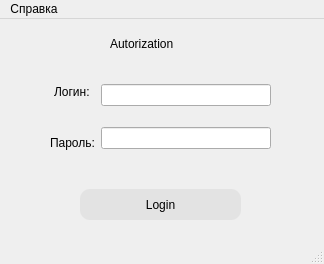
<?xml version="1.0" encoding="UTF-8"?>
<ui version="4.0">
 <class>MainWindow</class>
 <widget class="QMainWindow" name="MainWindow">
  <property name="geometry">
   <rect>
    <x>0</x>
    <y>0</y>
    <width>324</width>
    <height>264</height>
   </rect>
  </property>
  <property name="windowTitle">
   <string>MainWindow</string>
  </property>
  <widget class="QWidget" name="centralwidget">
   <widget class="QLabel" name="label">
    <property name="geometry">
     <rect>
      <x>110</x>
      <y>10</y>
      <width>140</width>
      <height>30</height>
     </rect>
    </property>
    <property name="styleSheet">
     <string notr="true">font: 700 16pt &quot;Oswald&quot;;</string>
    </property>
    <property name="text">
     <string>Autorization</string>
    </property>
   </widget>
   <widget class="QPushButton" name="loginButton">
    <property name="geometry">
     <rect>
      <x>80</x>
      <y>170</y>
      <width>161</width>
      <height>31</height>
     </rect>
    </property>
    <property name="styleSheet">
     <string notr="true">
background-color: rgb(227, 227, 227);
font: 16pt &quot;Oswald&quot;;
color: rgb(0, 0, 0);
border-radius: 10;</string>
    </property>
    <property name="text">
     <string>Login</string>
    </property>
    <property name="shortcut">
     <string>Return</string>
    </property>
    <property name="checkable">
     <bool>true</bool>
    </property>
   </widget>
   <widget class="QLabel" name="mistakLabel">
    <property name="enabled">
     <bool>false</bool>
    </property>
    <property name="geometry">
     <rect>
      <x>80</x>
      <y>150</y>
      <width>231</width>
      <height>20</height>
     </rect>
    </property>
    <property name="styleSheet">
     <string notr="true">font: italic 9pt &quot;Segoe UI&quot;;
color: rgb(255, 0, 0);</string>
    </property>
    <property name="text">
     <string/>
    </property>
   </widget>
   <widget class="QWidget" name="layoutWidget">
    <property name="geometry">
     <rect>
      <x>50</x>
      <y>50</y>
      <width>221</width>
      <height>96</height>
     </rect>
    </property>
    <layout class="QHBoxLayout" name="horizontalLayout">
     <item>
      <layout class="QVBoxLayout" name="verticalLayout">
       <item alignment="Qt::AlignHCenter">
        <widget class="QLabel" name="label_2">
         <property name="text">
          <string>Логин:</string>
         </property>
        </widget>
       </item>
       <item>
        <widget class="QLabel" name="label_3">
         <property name="text">
          <string>Пароль:</string>
         </property>
        </widget>
       </item>
      </layout>
     </item>
     <item>
      <layout class="QVBoxLayout" name="verticalLayout_2">
       <item>
        <widget class="QLineEdit" name="login"/>
       </item>
       <item>
        <widget class="QLineEdit" name="password">
         <property name="echoMode">
          <enum>QLineEdit::Password</enum>
         </property>
        </widget>
       </item>
      </layout>
     </item>
    </layout>
   </widget>
  </widget>
  <widget class="QMenuBar" name="menubar">
   <property name="geometry">
    <rect>
     <x>0</x>
     <y>0</y>
     <width>324</width>
     <height>17</height>
    </rect>
   </property>
   <widget class="QMenu" name="help">
    <property name="title">
     <string>Справка</string>
    </property>
    <addaction name="About"/>
   </widget>
   <addaction name="help"/>
  </widget>
  <widget class="QStatusBar" name="statusbar"/>
  <action name="About">
   <property name="text">
    <string>О программе</string>
   </property>
   <property name="shortcut">
    <string>F1</string>
   </property>
  </action>
 </widget>
 <resources/>
 <connections/>
</ui>
